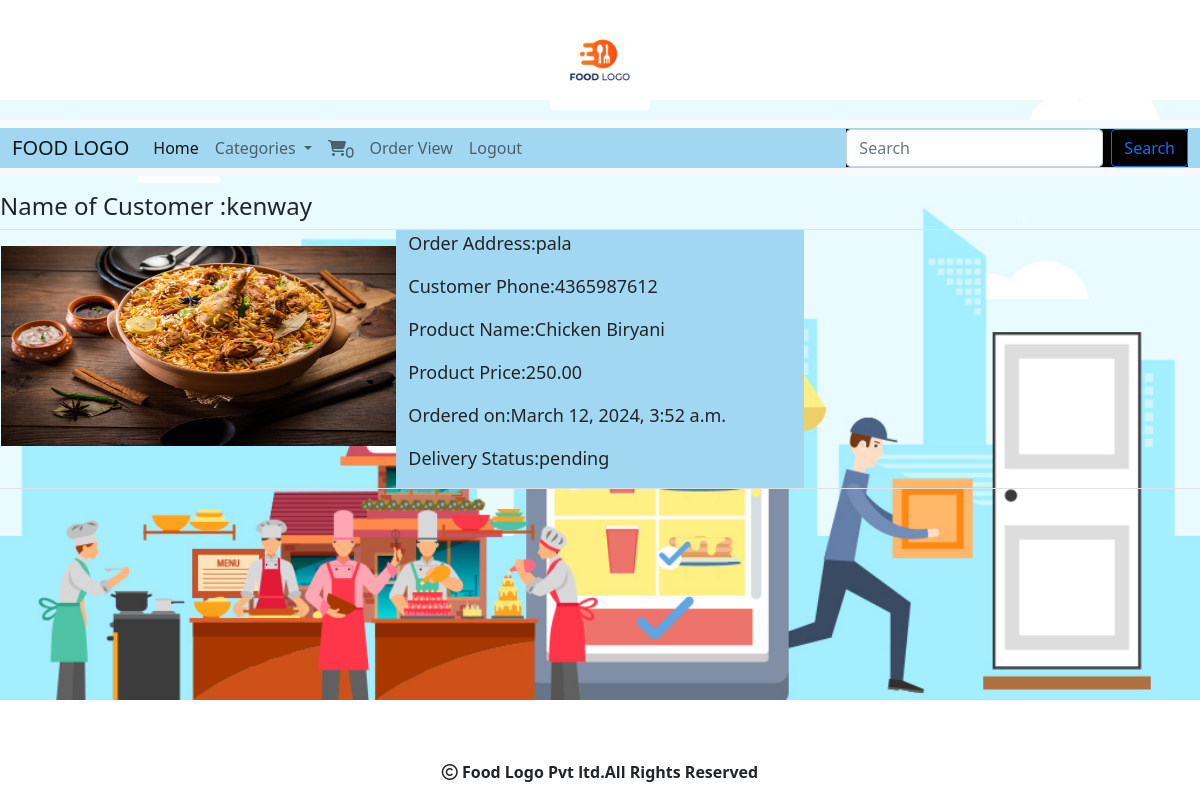
Screenshot of /cart/orderview (signed in) with the database file from the repository.
### cart/models.py (models this page shows, shortened)
class Order(models.Model):
    product = models.ForeignKey(Product, on_delete=models.CASCADE)
    user = models.ForeignKey(User, on_delete=models.CASCADE)
    noofitems= models.IntegerField()
    address= models.TextField()
    phone=models.CharField(max_length=30)
    order_status=models.CharField(max_length=30,default="pending")
    delivery_status = models.CharField(max_length=30,default="pending")
    date_ordered=models.DateTimeField(auto_now_add=True)

### shop/models.py (models this page shows, shortened)
class Product(models.Model):
    name = models.CharField(max_length=200)
    desc = models.TextField()
    image = models.ImageField(upload_to='shop/products', blank=True, null=True)
    price=models.DecimalField(max_digits=10,decimal_places=2)
    category=models.ForeignKey(Category,on_delete=models.CASCADE)
    stock=models.IntegerField()
    available=models.BooleanField(default=True)
    created=models.DateTimeField(auto_now_add=True)
    updated=models.DateTimeField(auto_now=True)

### cart/views.py (the view)
# urls.py: path('orderview',views.orderview,name="orderview")
def orderview(request):
    u=request.user
    o=Order.objects.filter(user=u)
    return render(request,'orderview.html',{'o':o})

### cart/context_processors.py (called while the page is built)
def productcount(request):
    item_count=0
    if request.user.is_authenticated:
       u=request.user
       try:
           cart=Cart.objects.filter(user=u)
           for i in cart:
            item_count=item_count+i.quantity
       except:
            item_count=0
    return{'count':item_count}

### shop/context_processors.py (called while the page is built)
def menu_links(request):
    c=Category.objects.all()
    return {'links':c}

### templates/orderview.html
{% extends 'base.html' %}
{% load static %}
{% block content %}
<div>
    <h4 class="mt-3">Name of Customer :{{user}}</h4>
    {% for i in o %}
    <div class="row  border">
        <div class="col-sm-4 mt-3">
            <img src="{{i.product.image.url}}" height="200" width="400">
        </div>
        <div class="col-sm-4" style="font-size:18px;background-color:#a1d7f0;">
            <p>Order Address:{{i.address}}</p>
            <p>Customer Phone:{{i.phone}}</p>
            <p>Product Name:{{i.product.name}}</p>
            <p>Product Price:{{i.product.price}}</p>
            <p>Ordered on:{{i.date_ordered}}</p>
            <p>Delivery Status:{{i.delivery_status}}</p>
        </div>
    </div>
</div>
{% endfor %}
{% endblock %}

### rows the page displays
Order: product.image (picture), address "pala", phone "4365987612", product.name "Chicken Biryani", product.price "250.00", date_ordered "March 12, 2024, 3:52 a.m.", delivery_status "pending"

### other values shown
{{ count }} "0"
{{ user }} "kenway"
